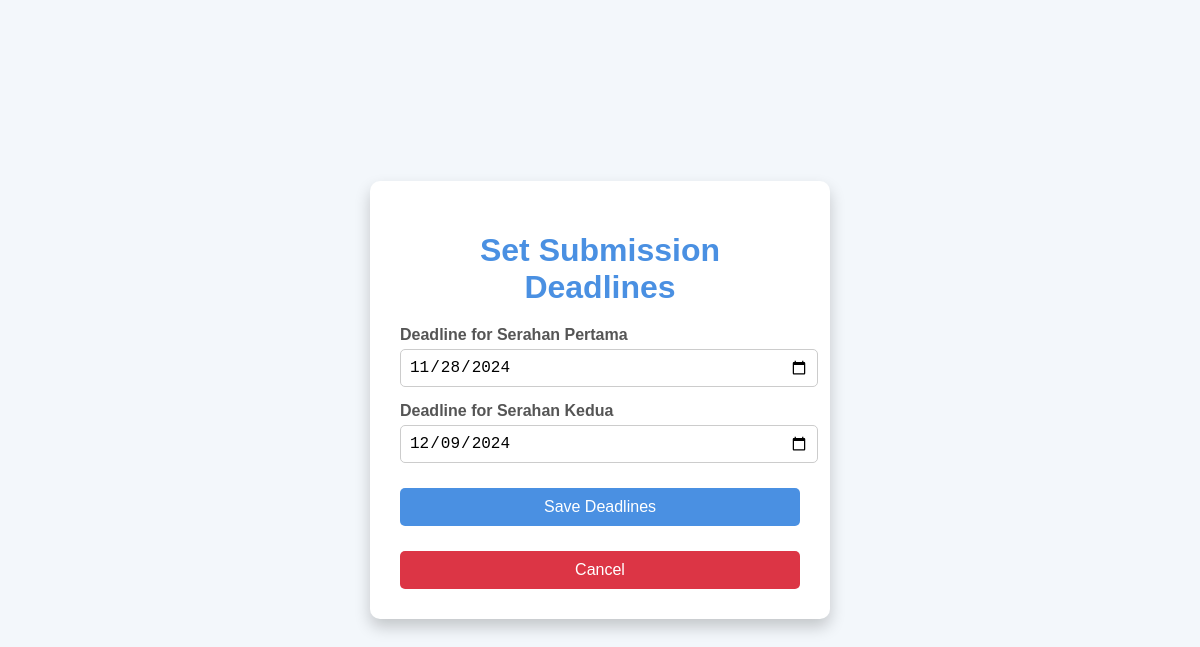
Page /assign_serahan.php on the committed database.
### tables this page shows
CREATE TABLE `deadlines` (
  `deadline_id` int(11) NOT NULL,
  `serahan_no` tinyint(4) DEFAULT NULL,
  `deadline_date` date NOT NULL,
  `description` varchar(255) DEFAULT NULL
);

### assign_serahan.php (the view, shortened to what this page needs)
<!DOCTYPE html>
<html lang="en">
<head>
</head>
<body>
    <div class="container">
        <h1>Set Submission Deadlines</h1>
        <?php
        include('database.php');
        $serahan_pertama_date = '';
        $serahan_kedua_date = '';
        $query = "SELECT serahan_no, deadline_date FROM deadlines WHERE serahan_no IN (1, 2)";
        $result = $conn->query($query);
        if ($result->num_rows > 0) {
            while ($row = $result->fetch_assoc()) {
                if ($row['serahan_no'] == 1) {
                    $serahan_pertama_date = $row['deadline_date'];
                } elseif ($row['serahan_no'] == 2) {
                    $serahan_kedua_date = $row['deadline_date'];
                }
            }
        }
        ?>
        <form action="save_deadlines.php" method="POST" class="deadline-form">
            <div class="form-group">
                <label for="serahan_pertama_date">Deadline for Serahan Pertama</label>
                <input type="date" id="serahan_pertama_date" name="serahan_pertama_date" value="<?php echo htmlspecialchars($serahan_pertama_date); ?>" required>
            </div>
            <div class="form-group">
                <label for="serahan_kedua_date">Deadline for Serahan Kedua</label>
                <input type="date" id="serahan_kedua_date" name="serahan_kedua_date" value="<?php echo htmlspecialchars($serahan_kedua_date); ?>" required>
            </div>
            <button type="submit" class="btn-submit">Save Deadlines</button>
            <button type="button" class="btn-cancel" onclick="window.location.href='index.html'">Cancel</button>
        </form>
    </div>
</body>
</html>

### assign_serahan.php (style rules this page uses)
body { font-family: Arial, sans-serif; background-color: #f3f7fb; display: flex; justify-content: center; align-items: center; height: 100vh; margin: 0; }
.container { background-color: #fff; padding: 30px; border-radius: 10px; box-shadow: 0 8px 16px rgba(0, 0, 0, 0.2); width: 400px; text-align: center; }
h1 { color: #4a90e2; margin-bottom: 20px; }
.deadline-form { display: flex; flex-direction: column; gap: 15px; }
.form-group { display: flex; flex-direction: column; align-items: flex-start; gap: 5px; }
label { font-weight: bold; color: #555; }
input[type="date"] { padding: 8px; font-size: 16px; border: 1px solid #ccc; border-radius: 5px; width: 100%; }
.btn-submit { padding: 10px; font-size: 16px; color: #fff; background-color: #4a90e2; border: none; border-radius: 5px; cursor: pointer; margin-top: 10px; transition: background-color 0.3s; }
.btn-cancel { padding: 10px; font-size: 16px; color: #fff; background-color: #dc3545; border: none; border-radius: 5px; cursor: pointer; margin-top: 10px; transition: background-color 0.3s; }

### rows in the picture
deadlines: serahan_pertama_date "11/28/2024"
deadlines: serahan_kedua_date "12/09/2024"
